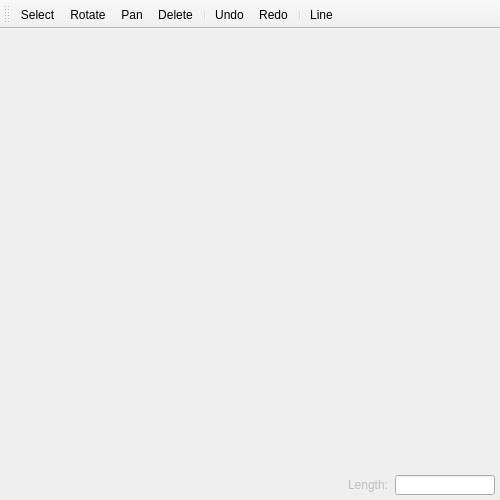
<?xml version="1.0" encoding="UTF-8"?>
<ui version="4.0">
 <class>MainWindow</class>
 <widget class="QMainWindow" name="MainWindow">
  <property name="geometry">
   <rect>
    <x>0</x>
    <y>0</y>
    <width>500</width>
    <height>500</height>
   </rect>
  </property>
  <property name="minimumSize">
   <size>
    <width>500</width>
    <height>500</height>
   </size>
  </property>
  <property name="windowTitle">
   <string>MainWindow</string>
  </property>
  <widget class="QWidget" name="centralWidget">
   <layout class="QVBoxLayout" name="verticalLayout">
    <property name="leftMargin">
     <number>0</number>
    </property>
    <property name="topMargin">
     <number>0</number>
    </property>
    <property name="rightMargin">
     <number>0</number>
    </property>
    <property name="bottomMargin">
     <number>0</number>
    </property>
    <item>
     <widget class="OpenGLWidget" name="widget" native="true">
      <property name="sizePolicy">
       <sizepolicy hsizetype="Expanding" vsizetype="Expanding">
        <horstretch>0</horstretch>
        <verstretch>0</verstretch>
       </sizepolicy>
      </property>
      <property name="minimumSize">
       <size>
        <width>0</width>
        <height>0</height>
       </size>
      </property>
      <property name="sizeIncrement">
       <size>
        <width>1</width>
        <height>1</height>
       </size>
      </property>
     </widget>
    </item>
    <item>
     <widget class="QWidget" name="widget_2" native="true">
      <property name="sizePolicy">
       <sizepolicy hsizetype="Expanding" vsizetype="Minimum">
        <horstretch>1</horstretch>
        <verstretch>0</verstretch>
       </sizepolicy>
      </property>
      <property name="minimumSize">
       <size>
        <width>0</width>
        <height>30</height>
       </size>
      </property>
      <property name="maximumSize">
       <size>
        <width>16777215</width>
        <height>30</height>
       </size>
      </property>
      <layout class="QHBoxLayout" name="horizontalLayout">
       <property name="leftMargin">
        <number>5</number>
       </property>
       <property name="topMargin">
        <number>5</number>
       </property>
       <property name="rightMargin">
        <number>5</number>
       </property>
       <property name="bottomMargin">
        <number>5</number>
       </property>
       <item>
        <spacer name="horizontalSpacer">
         <property name="orientation">
          <enum>Qt::Horizontal</enum>
         </property>
         <property name="sizeHint" stdset="0">
          <size>
           <width>321</width>
           <height>17</height>
          </size>
         </property>
        </spacer>
       </item>
       <item>
        <widget class="QLabel" name="label">
         <property name="enabled">
          <bool>false</bool>
         </property>
         <property name="sizePolicy">
          <sizepolicy hsizetype="Preferred" vsizetype="Preferred">
           <horstretch>0</horstretch>
           <verstretch>1</verstretch>
          </sizepolicy>
         </property>
         <property name="text">
          <string>Length:</string>
         </property>
        </widget>
       </item>
       <item>
        <widget class="QLineEdit" name="lineEdit">
         <property name="enabled">
          <bool>true</bool>
         </property>
         <property name="sizePolicy">
          <sizepolicy hsizetype="Fixed" vsizetype="Fixed">
           <horstretch>0</horstretch>
           <verstretch>0</verstretch>
          </sizepolicy>
         </property>
         <property name="minimumSize">
          <size>
           <width>100</width>
           <height>20</height>
          </size>
         </property>
         <property name="maximumSize">
          <size>
           <width>100</width>
           <height>20</height>
          </size>
         </property>
         <property name="inputMethodHints">
          <set>Qt::ImhDigitsOnly</set>
         </property>
         <property name="readOnly">
          <bool>true</bool>
         </property>
        </widget>
       </item>
      </layout>
     </widget>
    </item>
   </layout>
  </widget>
  <widget class="QMenuBar" name="menuBar">
   <property name="geometry">
    <rect>
     <x>0</x>
     <y>0</y>
     <width>500</width>
     <height>22</height>
    </rect>
   </property>
  </widget>
  <widget class="QToolBar" name="toolBar">
   <property name="windowTitle">
    <string>toolBar</string>
   </property>
   <property name="toolButtonStyle">
    <enum>Qt::ToolButtonTextOnly</enum>
   </property>
   <attribute name="toolBarArea">
    <enum>TopToolBarArea</enum>
   </attribute>
   <attribute name="toolBarBreak">
    <bool>false</bool>
   </attribute>
   <addaction name="actionSelect"/>
   <addaction name="actionRotate"/>
   <addaction name="actionPan"/>
   <addaction name="actionDelete"/>
   <addaction name="separator"/>
   <addaction name="actionUndo"/>
   <addaction name="actionRedo"/>
   <addaction name="separator"/>
   <addaction name="actionLine"/>
  </widget>
  <action name="actionUndo">
   <property name="icon">
    <iconset>
     <normaloff>icons/undo.png</normaloff>icons/undo.png</iconset>
   </property>
   <property name="text">
    <string>Undo</string>
   </property>
   <property name="toolTip">
    <string>undo</string>
   </property>
  </action>
  <action name="actionRedo">
   <property name="text">
    <string>Redo</string>
   </property>
  </action>
  <action name="actionSelect">
   <property name="text">
    <string>Select</string>
   </property>
  </action>
  <action name="actionRotate">
   <property name="text">
    <string>Rotate</string>
   </property>
  </action>
  <action name="actionLine">
   <property name="text">
    <string>Line</string>
   </property>
  </action>
  <action name="actionDelete">
   <property name="text">
    <string>Delete</string>
   </property>
   <property name="toolTip">
    <string>Delete</string>
   </property>
  </action>
  <action name="actionPan">
   <property name="text">
    <string>Pan</string>
   </property>
  </action>
 </widget>
 <layoutdefault spacing="6" margin="11"/>
 <customwidgets>
  <customwidget>
   <class>OpenGLWidget</class>
   <extends>QWidget</extends>
   <header>openglwidget.h</header>
   <container>1</container>
   <slots>
    <slot>lengthChanged(QString)</slot>
    <slot>select()</slot>
    <slot>rotate()</slot>
    <slot>redo()</slot>
    <slot>pan()</slot>
    <slot>drawLine()</slot>
    <slot>dlt()</slot>
    <slot>undo()</slot>
   </slots>
  </customwidget>
 </customwidgets>
 <resources/>
 <connections>
  <connection>
   <sender>actionUndo</sender>
   <signal>triggered()</signal>
   <receiver>MainWindow</receiver>
   <slot>undo()</slot>
   <hints>
    <hint type="sourcelabel">
     <x>-1</x>
     <y>-1</y>
    </hint>
    <hint type="destinationlabel">
     <x>249</x>
     <y>249</y>
    </hint>
   </hints>
  </connection>
  <connection>
   <sender>actionRedo</sender>
   <signal>triggered()</signal>
   <receiver>MainWindow</receiver>
   <slot>redo()</slot>
   <hints>
    <hint type="sourcelabel">
     <x>-1</x>
     <y>-1</y>
    </hint>
    <hint type="destinationlabel">
     <x>249</x>
     <y>249</y>
    </hint>
   </hints>
  </connection>
  <connection>
   <sender>actionSelect</sender>
   <signal>triggered()</signal>
   <receiver>MainWindow</receiver>
   <slot>select()</slot>
   <hints>
    <hint type="sourcelabel">
     <x>-1</x>
     <y>-1</y>
    </hint>
    <hint type="destinationlabel">
     <x>249</x>
     <y>249</y>
    </hint>
   </hints>
  </connection>
  <connection>
   <sender>actionRotate</sender>
   <signal>triggered()</signal>
   <receiver>MainWindow</receiver>
   <slot>rotate()</slot>
   <hints>
    <hint type="sourcelabel">
     <x>-1</x>
     <y>-1</y>
    </hint>
    <hint type="destinationlabel">
     <x>249</x>
     <y>249</y>
    </hint>
   </hints>
  </connection>
  <connection>
   <sender>actionLine</sender>
   <signal>triggered()</signal>
   <receiver>MainWindow</receiver>
   <slot>drawLine()</slot>
   <hints>
    <hint type="sourcelabel">
     <x>-1</x>
     <y>-1</y>
    </hint>
    <hint type="destinationlabel">
     <x>249</x>
     <y>249</y>
    </hint>
   </hints>
  </connection>
  <connection>
   <sender>actionDelete</sender>
   <signal>triggered()</signal>
   <receiver>MainWindow</receiver>
   <slot>dlt()</slot>
   <hints>
    <hint type="sourcelabel">
     <x>-1</x>
     <y>-1</y>
    </hint>
    <hint type="destinationlabel">
     <x>249</x>
     <y>249</y>
    </hint>
   </hints>
  </connection>
  <connection>
   <sender>actionPan</sender>
   <signal>triggered()</signal>
   <receiver>MainWindow</receiver>
   <slot>pan()</slot>
   <hints>
    <hint type="sourcelabel">
     <x>-1</x>
     <y>-1</y>
    </hint>
    <hint type="destinationlabel">
     <x>249</x>
     <y>249</y>
    </hint>
   </hints>
  </connection>
  <connection>
   <sender>lineEdit</sender>
   <signal>textChanged(QString)</signal>
   <receiver>MainWindow</receiver>
   <slot>textChanged(QString)</slot>
   <hints>
    <hint type="sourcelabel">
     <x>432</x>
     <y>485</y>
    </hint>
    <hint type="destinationlabel">
     <x>249</x>
     <y>249</y>
    </hint>
   </hints>
  </connection>
 </connections>
 <slots>
  <slot>undo()</slot>
  <slot>redo()</slot>
  <slot>select()</slot>
  <slot>rotate()</slot>
  <slot>drawLine()</slot>
  <slot>dlt()</slot>
  <slot>pan()</slot>
  <slot>textChanged(QString)</slot>
 </slots>
</ui>
